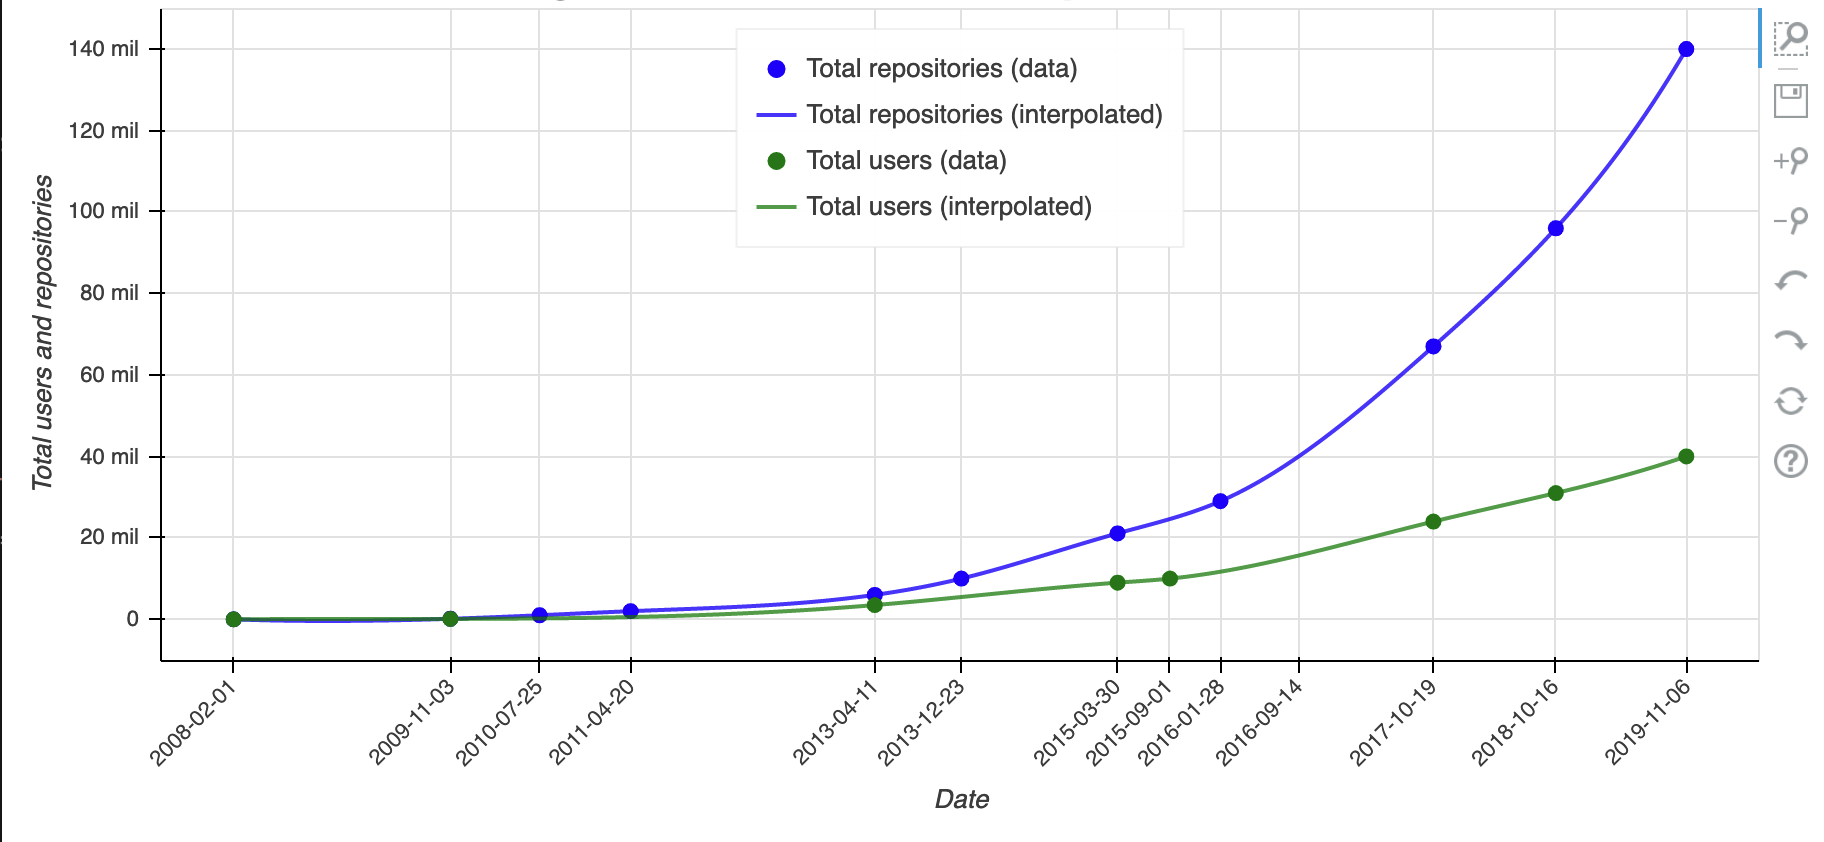

Write the Python code that produced this figure.
'''
This script creates the time series plot of GitHub's growth in terms of users
and repositories since 2008. To execute, navigate in your terminal to the
directory "Git-Tutorial/book/_static/lecture_specific/GitHubHistory/" in this
repository and execute the Python script "python GitHubGrowth.py".
'''

# Import packages
import pandas as pd
import numpy as np
import os
from bokeh.io import output_file
from bokeh.plotting import figure, show
from bokeh.models import (LinearAxis, Range1d, ColumnDataSource, CDSView,
                          BooleanFilter, Title, Legend)

# Read in data
cur_path = os.path.split(os.path.abspath(__file__))[0]
filename = 'GitGrowth.csv'
data_file_path = os.path.join(cur_path, filename)
github_df = pd.read_csv(data_file_path,
                        names=['date', 'users', 'unique_pub_repos',
                               'repos_forked_once', 'orgs', 'merged_prs',
                               'total_repos'],
                        parse_dates=['date'], skiprows=3, na_values=['.'])

github_growth_df = github_df[['date', 'users', 'total_repos']]

# Create two separate DataFrames for the repos and users data
github_growth_repos_df = \
    github_growth_df[['date', 'total_repos']].dropna(how='any')
github_growth_users_df = github_growth_df[['date', 'users']].dropna(how='any')

# Create list of dates in the original data points
date_all_list_str = github_growth_df['date'].dt.strftime('%Y-%m-%d').tolist()
date_repos_list = \
    github_growth_repos_df['date'].dt.strftime('%Y-%m-%d').tolist()
date_users_list = \
    github_growth_users_df['date'].dt.strftime('%Y-%m-%d').tolist()

# Add all days in range then interpolate data with cubic spline
days_df = \
    pd.DataFrame(pd.date_range(date_all_list_str[0], date_all_list_str[-1],
                               freq='D'), columns=['date'])
github_growth_interp_df = pd.merge(github_growth_df, days_df, left_on='date',
                                   right_on='date', how='outer')
github_growth_interp_df = github_growth_interp_df.sort_values(by='date')
github_growth_interp_df = github_growth_interp_df.reset_index(drop=True)
github_growth_interp_df['users'] = \
    github_growth_interp_df['users'].interpolate(method='cubic')
github_growth_interp_df['total_repos'] = \
    github_growth_interp_df['total_repos'].interpolate(method='cubic')
num_obs = github_growth_interp_df.shape[0]
github_growth_interp_df['date_index'] = pd.Series(range(0, num_obs))

# Create ColumnDataSource object
github_growth_interp_cds = ColumnDataSource(github_growth_interp_df)
# Create CDSViews objects
repos_booleans = []
users_booleans = []
date_all_list_ind = []
for row_ind in range(num_obs):
    date_str = \
        github_growth_interp_df['date'].iloc[row_ind].strftime('%Y-%m-%d')
    if date_str in date_repos_list:
        repos_booleans.append(True)
    else:
        repos_booleans.append(False)
    if date_str in date_users_list:
        users_booleans.append(True)
    else:
        users_booleans.append(False)
    if date_str in date_all_list_str:
        date_all_list_ind.append(int(
            github_growth_interp_df['date_index'].iloc[row_ind]))

repos_view = CDSView(source=github_growth_interp_cds,
                     filters=[BooleanFilter(repos_booleans)])
users_view = CDSView(source=github_growth_interp_cds,
                     filters=[BooleanFilter(users_booleans)])

# Create Bokeh plot of GitHub growth in users and repositories since 2008
fig_title = 'GitHub growth in users and repositories since 2008'
filename = ('GitHubGrowth.html')
output_file(filename, title=fig_title)

# # Format the tooltip
# repos_tooltips = [('Date', '@date{%F}'), ('Total repos', '$total_repos{0.}')]
# users_tooltips = [('Date', '@date{%F}'), ('Total users', '$users{0.}')]

fig_buffer_pct = 0.07  # Percent of data range to show extra above and below
fig = figure(plot_height=450,
             plot_width=900,
             x_axis_label='Date',
             y_axis_label='Total users and repositories',
             #  y_range=(min_main_val - fig_buffer_pct * datarange_main_vals,
             #           max_main_val + fig_buffer_pct * datarange_main_vals),
             #  x_range=((-np.round(bkwd_mths_main * 364.25 / 12) -
             #           fig_buffer_pct * datarange_main_days),
             #           (np.round(frwd_mths_main * 364.25 / 12) +
             #           fig_buffer_pct * datarange_main_days)),
             tools=['save', 'zoom_in', 'zoom_out', 'box_zoom', 'undo', 'redo',
                    'reset', 'help'],
             toolbar_location='right'
            )
fig.title.text_font_size = '18pt'
fig.toolbar.logo = None

# Set left-axis data and range
y1_var = 'total_repos'
y1_min = github_growth_interp_df[y1_var].min()
y1_max = github_growth_interp_df[y1_var].max()
y1_range_minmax = y1_max - y1_min
tot_repos_line = \
    fig.line(x='date_index', y='total_repos', source=github_growth_interp_cds,
             color='blue', line_width=2, alpha=0.7)
tot_repos_scatter = \
    fig.circle(x='date_index', y='total_repos',
               source=github_growth_interp_cds, view=repos_view, size=7,
               color='blue')
# fig.y_axis_label = 'Total repositories'
fig.y_range = Range1d(y1_min - fig_buffer_pct * y1_range_minmax,
                      y1_max + fig_buffer_pct * y1_range_minmax)

# Set right-axis data and range
y2_var = 'users'
y2_min = github_growth_interp_df[y2_var].min()
y2_max = github_growth_interp_df[y2_var].max()
y2_range_minmax = y2_max - y2_min
users_line = \
    fig.line(x='date_index', y='users', source=github_growth_interp_cds,
             color='green', line_width=2, alpha=0.7)
users_scatter = \
    fig.circle(x='date_index', y='users',
               source=github_growth_interp_cds, view=users_view, size=7,
               color='green')
# fig.y_axis_label = 'Users'
fig.y_range = Range1d(y1_min - fig_buffer_pct * y1_range_minmax,
                      y1_max + fig_buffer_pct * y1_range_minmax)

# Create the tick marks for the x-axis and set x-axis labels
date_label_dict = dict(zip(date_all_list_ind, date_all_list_str))
fig.xaxis.ticker = date_all_list_ind
fig.xaxis.major_label_overrides = date_label_dict

# Rotate the x-axis labels by 45 degrees or pi / 4
fig.xaxis.major_label_orientation = np.pi / 4

# Create tick marks for teh y-axis and set y_axis labels
yaxis_list_num = [0, 20000000, 40000000, 60000000, 80000000, 100000000,
                  120000000, 140000000]
yaxis_list_str = ['0', '20 mil', '40 mil', '60 mil', '80 mil', '100 mil',
                  '120 mil', '140 mil']
yaxis_label_dict = dict(zip(yaxis_list_num, yaxis_list_str))
fig.yaxis.ticker = yaxis_list_num
fig.yaxis.major_label_overrides = yaxis_label_dict

# Add legend
legend = Legend(items=[('Total repositories (data)', [tot_repos_scatter]),
                       ('Total repositories (interpolated)', [tot_repos_line]),
                       ('Total users (data)', [users_scatter]),
                       ('Total users (interpolated)', [users_line])],
                location='top_center')
fig.add_layout(legend)

# Add title and subtitle to the plot
fig.add_layout(Title(text=fig_title, text_font_style='bold',
                     text_font_size='18pt', align='center'), 'above')

# # Add source text below figure
# fig.add_layout(Title(text='Source: Richard W. Evans (@RickEcon), ' +
#                           'Data come from 2013-2019 State of the Octoverse ' +
#                           'reports (https://octoverse.github.com/) as well ' +
#                           'as Wikipedia "GitHub" and "Timeline of GitHub" ' +
#                           'articles.',
#                      align='left',
#                      text_font_size='3mm',
#                      text_font_style='italic'),
#                 'below')

# # Add the HoverTool to the figure
# fig.add_tools(HoverTool(renderers=[repos_hover_glyph], tooltips=repos_tooltips,
#                         toggleable=False, formatters={'@date': 'datetime'}))

show(fig)
